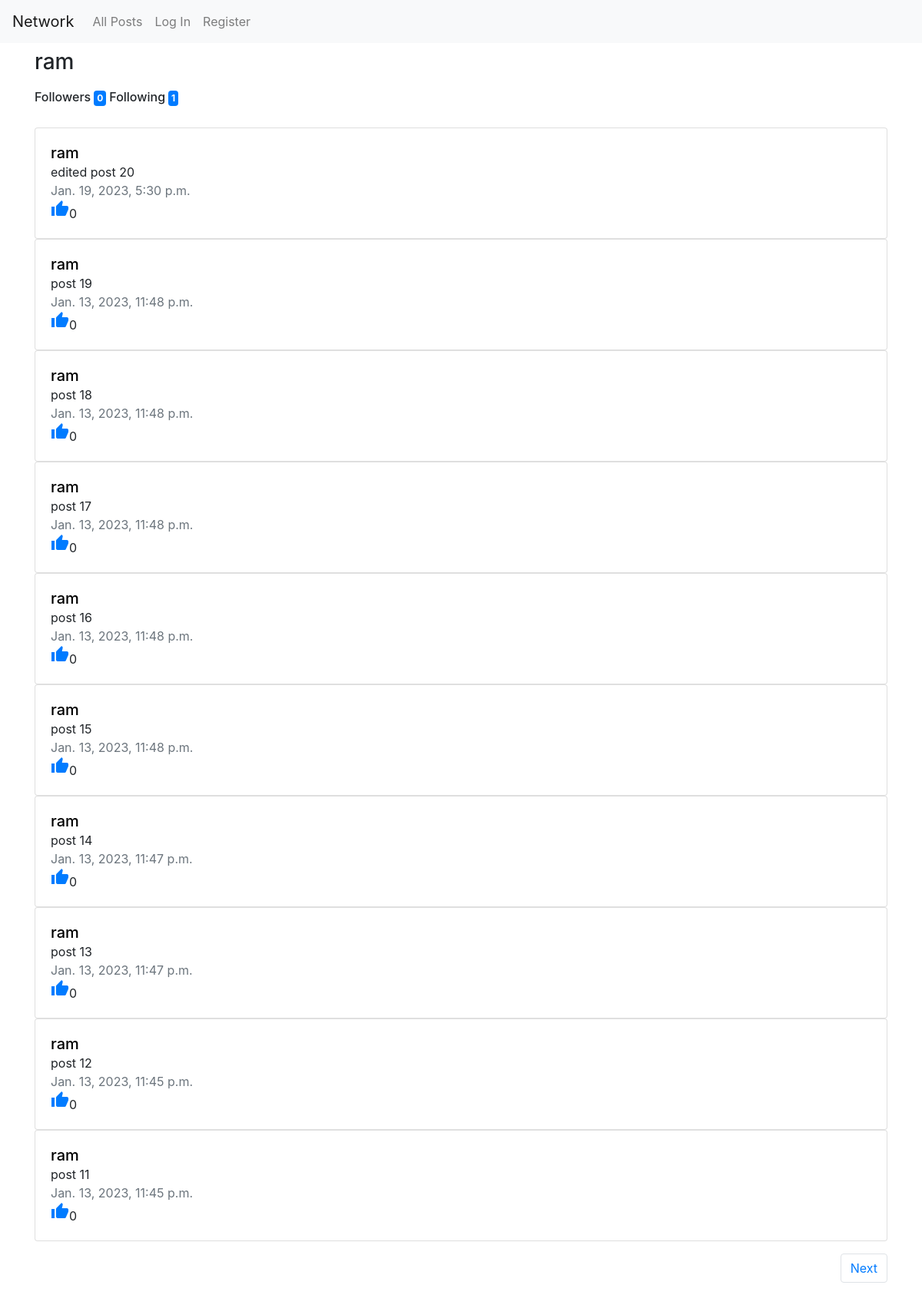
Screenshot of /profile/ram with the database file from the repository.
### network/models.py (models this page shows, shortened)
class User(AbstractUser):
    pass

class Post(models.Model):
    post = models.TextField(blank=True)
    poster = models.ForeignKey(User, on_delete=models.CASCADE, related_name='posts')
    timestamp = models.DateTimeField(auto_now=True)
    likes = models.ManyToManyField(User, blank=True, related_name='liked_posts')

### network/views.py (the view, shortened to what this page needs)
# urls.py: path('profile/<str:username>', views.profile, name='profile'),
def profile(request, username):
    user = User.objects.get(username=username)
    posts = user.posts.order_by('-timestamp').all()
    following_user = False
    if request.method == 'GET':
        paginator = Paginator(posts, 10)
        page = request.GET.get('page')
        posts = paginator.get_page(page)
        follower = Follow.objects.filter(follower=user)
        followed = Follow.objects.filter(followed=user)
        try:
            following_objs = request.user.follower.all()
            for u in following_objs:
                if user == u.followed:
                    following_user = True
        except:
            pass
        return render(request, 'network/profile.html', {
            'username': user,
            'posts': posts,
            'follower': len(follower),
            'followed': len(followed),
            'following_user': following_user
        })

### network/templates/network/profile.html (shortened to what this page needs)
{% extends "network/layout.html" %}
{% block body %}
    <div id="container" class="container">
        <h3 class="mt-2">{{ username }}</h3>
        <div class="my-2 py-2 profile">
            <h6>Followers<span class="badge badge-primary m-1 p-1">{{ followed }}</span></h6>
            <h6>Following<span class="badge badge-primary m-1 p-1">{{ follower }}</span></h6>
        </div>
        <div>
            {% for post in posts %}
            <div class="card">
                <div id="{{ post.id }}" class="card-body">
                    <a class="a-username" href="{% url 'profile' username=post.poster %}"><h5 class="card-title d-inline">{{ post.poster }}</h5></a>
                    <p class="card-text m-0">{{ post.post }}</p>
                    <p class="card-text text-muted m-0">{{ post.timestamp }}</p>
                    <span class="material-icons text-primary btn-likes" type="button">thumb_up</span>0
                </div>
            </div>
            {% endfor %}
        </div>
        <nav aria-label="Page navigation example" class="my-2 py-2">
            <ul class="pagination float-right">
                {% if posts.has_next %}
                    <li class="page-item"><a class="page-link" href="?page={{ posts.next_page_number }}">Next</a></li>
                {% endif %}
            </ul>
        </nav>
    </div>
{% endblock %}

### network/static/network/styles.css (style rules this page uses)
.a-username { color: black; }
.profile { display: flex; }

### rows the page displays
User: username "ram"
Post: poster "ram", post "edited post 20", timestamp "Jan. 19, 2023, 5:30 p.m."
Post: poster "ram", post "post 19", timestamp "Jan. 13, 2023, 11:48 p.m."
Post: poster "ram", post "post 18", timestamp "Jan. 13, 2023, 11:48 p.m."
Post: poster "ram", post "post 17", timestamp "Jan. 13, 2023, 11:48 p.m."
Post: poster "ram", post "post 16", timestamp "Jan. 13, 2023, 11:48 p.m."
Post: poster "ram", post "post 15", timestamp "Jan. 13, 2023, 11:48 p.m."
Post: poster "ram", post "post 14", timestamp "Jan. 13, 2023, 11:47 p.m."
Post: poster "ram", post "post 13", timestamp "Jan. 13, 2023, 11:47 p.m."
Post: poster "ram", post "post 12", timestamp "Jan. 13, 2023, 11:45 p.m."
Post: poster "ram", post "post 11", timestamp "Jan. 13, 2023, 11:45 p.m."

### other values shown
{{ followed }} "0"
{{ follower }} "1"
